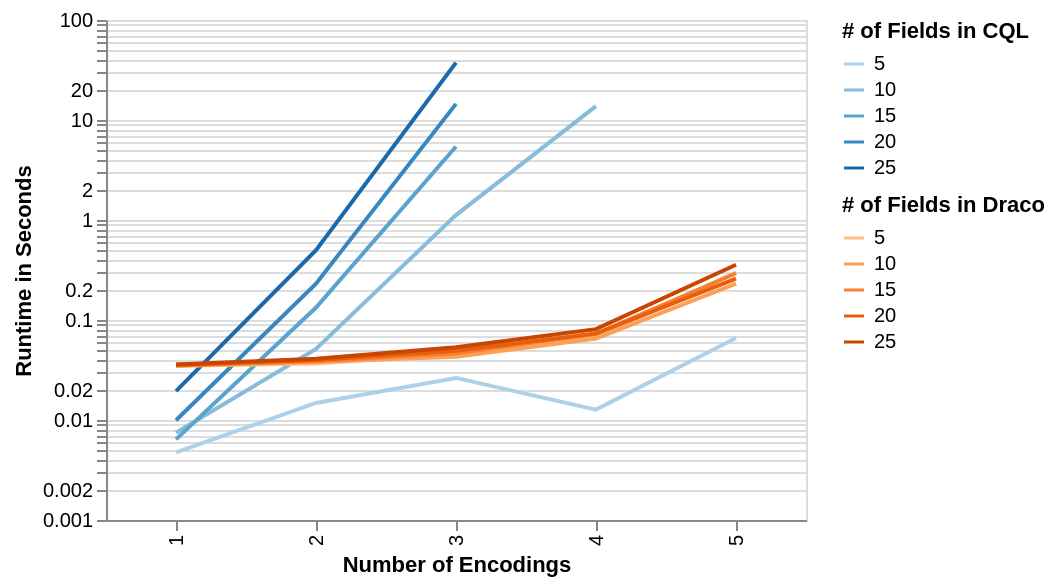

Write the Vega-Lite specification saved for this chart.
### Vega-Lite specification from a JSON file in a GitHub repository (floating-point values rounded to 4 significant figures)
{"$schema": "https://vega.github.io/schema/vega-lite/v2.json", "data": {"values": [{"fields": 5, "encodings": 1, "runtime": 0.00475, "system": "cql"}, {"fields": 5, "encodings": 2, "runtime": 0.0148, "system": "cql"}, {"fields": 5, "encodings": 3, "runtime": 0.02635, "system": "cql"}, {"fields": 5, "encodings": 4, "runtime": 0.0127, "system": "cql"}, {"fields": 5, "encodings": 5, "runtime": 0.06605, "system": "cql"}, {"fields": 10, "encodings": 1, "runtime": 0.00745, "system": "cql"}, {"fields": 10, "encodings": 2, "runtime": 0.0514, "system": "cql"}, {"fields": 10, "encodings": 3, "runtime": 1.12, "system": "cql"}, {"fields": 10, "encodings": 4, "runtime": 13.77, "system": "cql"}, {"fields": 15, "encodings": 1, "runtime": 0.0064, "system": "cql"}, {"fields": 15, "encodings": 2, "runtime": 0.1332, "system": "cql"}, {"fields": 15, "encodings": 3, "runtime": 5.44, "system": "cql"}, {"fields": 20, "encodings": 1, "runtime": 0.00995, "system": "cql"}, {"fields": 20, "encodings": 2, "runtime": 0.2307, "system": "cql"}, {"fields": 20, "encodings": 3, "runtime": 14.49, "system": "cql"}, {"fields": 25, "encodings": 1, "runtime": 0.01945, "system": "cql"}, {"fields": 25, "encodings": 2, "runtime": 0.498, "system": "cql"}, {"fields": 25, "encodings": 3, "runtime": 37.51, "system": "cql"}, {"fields": 5, "encodings": 1, "runtime": 0.03495, "system": "draco"}, {"fields": 5, "encodings": 2, "runtime": 0.03665, "system": "draco"}, {"fields": 5, "encodings": 3, "runtime": 0.0457, "system": "draco"}, {"fields": 5, "encodings": 4, "runtime": 0.0673, "system": "draco"}, {"fields": 5, "encodings": 5, "runtime": 0.2978, "system": "draco"}, {"fields": 10, "encodings": 1, "runtime": 0.0349, "system": "draco"}, {"fields": 10, "encodings": 2, "runtime": 0.03815, "system": "draco"}, {"fields": 10, "encodings": 3, "runtime": 0.043, "system": "draco"}, {"fields": 10, "encodings": 4, "runtime": 0.06525, "system": "draco"}, {"fields": 10, "encodings": 5, "runtime": 0.231, "system": "draco"}, {"fields": 15, "encodings": 1, "runtime": 0.0351, "system": "draco"}, {"fields": 15, "encodings": 2, "runtime": 0.0387, "system": "draco"}, {"fields": 15, "encodings": 3, "runtime": 0.04645, "system": "draco"}, {"fields": 15, "encodings": 4, "runtime": 0.0728, "system": "draco"}, {"fields": 15, "encodings": 5, "runtime": 0.2934, "system": "draco"}, {"fields": 20, "encodings": 1, "runtime": 0.0356, "system": "draco"}, {"fields": 20, "encodings": 2, "runtime": 0.03985, "system": "draco"}, {"fields": 20, "encodings": 3, "runtime": 0.04935, "system": "draco"}, {"fields": 20, "encodings": 4, "runtime": 0.07325, "system": "draco"}, {"fields": 20, "encodings": 5, "runtime": 0.2593, "system": "draco"}, {"fields": 25, "encodings": 1, "runtime": 0.03595, "system": "draco"}, {"fields": 25, "encodings": 2, "runtime": 0.04095, "system": "draco"}, {"fields": 25, "encodings": 3, "runtime": 0.0533, "system": "draco"}, {"fields": 25, "encodings": 4, "runtime": 0.08105, "system": "draco"}, {"fields": 25, "encodings": 5, "runtime": 0.3571, "system": "draco"}]}, "layer": [{"transform": [{"filter": "datum.system == 'cql'"}], "mark": "line", "encoding": {"x": {"field": "encodings", "type": "ordinal", "axis": {"title": "Number of Encodings"}}, "y": {"field": "runtime", "type": "quantitative", "scale": {"type": "log", "domain": [0.001, 100]}, "axis": {"title": "Runtime in Seconds"}}, "color": {"legend": {"title": "# of Fields in CQL"}, "field": "fields", "type": "ordinal"}}}, {"transform": [{"filter": "datum.system == 'draco'"}], "mark": "line", "encoding": {"x": {"field": "encodings", "type": "ordinal", "axis": {"title": "Number of Encodings"}}, "y": {"field": "runtime", "type": "quantitative", "scale": {"type": "log", "domain": [0.001, 100]}, "axis": {"title": "Runtime in Seconds"}}, "color": {"legend": {"title": "# of Fields in Draco"}, "field": "fields", "type": "ordinal", "scale": {"scheme": "oranges"}}}}], "width": 350, "height": 250, "resolve": {"scale": {"color": "independent"}}, "config": {"overlay": {"line": true}}}
